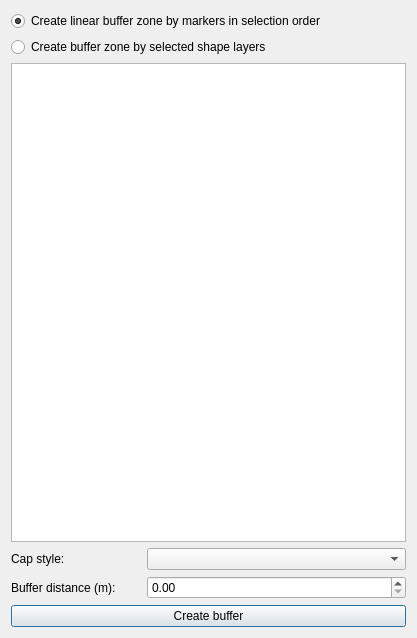
<?xml version="1.0" encoding="UTF-8"?>
<ui version="4.0">
 <class>Dialog</class>
 <widget class="QDialog" name="Dialog">
  <property name="geometry">
   <rect>
    <x>0</x>
    <y>0</y>
    <width>417</width>
    <height>638</height>
   </rect>
  </property>
  <property name="windowTitle">
   <string>Create buffer zone</string>
  </property>
  <layout class="QVBoxLayout" name="verticalLayout">
   <item>
    <widget class="QRadioButton" name="LinearRadioButton">
     <property name="text">
      <string>Create linear buffer zone by markers in selection order</string>
     </property>
     <property name="checked">
      <bool>true</bool>
     </property>
    </widget>
   </item>
   <item>
    <widget class="QRadioButton" name="OuterRadioButton">
     <property name="text">
      <string>Create buffer zone by selected shape layers</string>
     </property>
     <property name="checked">
      <bool>false</bool>
     </property>
    </widget>
   </item>
   <item>
    <widget class="QListWidget" name="listWidget">
     <property name="minimumSize">
      <size>
       <width>240</width>
       <height>450</height>
      </size>
     </property>
     <property name="selectionMode">
      <enum>QAbstractItemView::MultiSelection</enum>
     </property>
    </widget>
   </item>
   <item>
    <layout class="QHBoxLayout" name="horizontalLayout">
     <item>
      <widget class="QLabel" name="label">
       <property name="minimumSize">
        <size>
         <width>130</width>
         <height>0</height>
        </size>
       </property>
       <property name="maximumSize">
        <size>
         <width>130</width>
         <height>16777215</height>
        </size>
       </property>
       <property name="text">
        <string>Cap style:</string>
       </property>
      </widget>
     </item>
     <item>
      <widget class="QComboBox" name="CapStyleComboBox"/>
     </item>
    </layout>
   </item>
   <item>
    <layout class="QHBoxLayout" name="horizontalLayout_2">
     <item>
      <widget class="QLabel" name="label_2">
       <property name="minimumSize">
        <size>
         <width>130</width>
         <height>0</height>
        </size>
       </property>
       <property name="maximumSize">
        <size>
         <width>130</width>
         <height>16777215</height>
        </size>
       </property>
       <property name="text">
        <string>Buffer distance (m):</string>
       </property>
      </widget>
     </item>
     <item>
      <widget class="QDoubleSpinBox" name="BufferSpinBox">
       <property name="maximum">
        <double>10000000000.000000000000000</double>
       </property>
      </widget>
     </item>
    </layout>
   </item>
   <item>
    <widget class="QPushButton" name="CreateButton">
     <property name="text">
      <string>Create buffer</string>
     </property>
    </widget>
   </item>
  </layout>
 </widget>
 <resources/>
 <connections/>
</ui>
